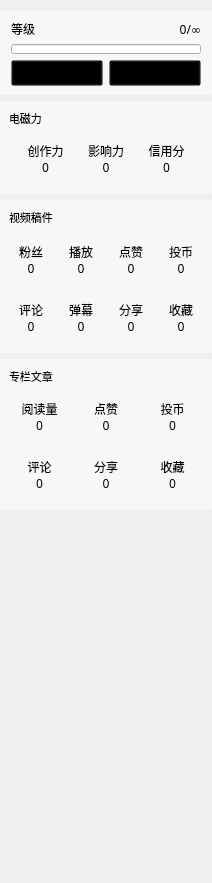
           <widget class="QWidget" name="widget_left" native="true">
            <property name="minimumSize">
             <size>
              <width>0</width>
              <height>0</height>
             </size>
            </property>
            <property name="maximumSize">
             <size>
              <width>300</width>
              <height>16777215</height>
             </size>
            </property>
            <property name="styleSheet">
             <string notr="true">QWidget#widget_left{background:#F0F5FF;border-bottom-left-radius:2px;border-right-width:1px;border-style:solid;border-color:rgba(69,104,220,0.3);}</string>
            </property>
            <layout class="QVBoxLayout" name="verticalLayout_2">
             <property name="leftMargin">
              <number>0</number>
             </property>
             <property name="topMargin">
              <number>11</number>
             </property>
             <property name="rightMargin">
              <number>0</number>
             </property>
             <item>
              <widget class="QWidget" name="widget_left_t1" native="true">
               <property name="styleSheet">
                <string notr="true">QWidget#widget_left_t1{background:rgba(255,255,255,0.5);border-bottom-right-radius:2px;}</string>
               </property>
               <layout class="QVBoxLayout" name="verticalLayout_3">
                <property name="leftMargin">
                 <number>11</number>
                </property>
                <property name="rightMargin">
                 <number>11</number>
                </property>
                <item>
                 <widget class="QWidget" name="widget_4" native="true">
                  <layout class="QHBoxLayout" name="horizontalLayout_7">
                   <property name="spacing">
                    <number>0</number>
                   </property>
                   <property name="leftMargin">
                    <number>0</number>
                   </property>
                   <property name="topMargin">
                    <number>0</number>
                   </property>
                   <property name="rightMargin">
                    <number>0</number>
                   </property>
                   <property name="bottomMargin">
                    <number>0</number>
                   </property>
                   <item>
                    <widget class="QLabel" name="label_level">
                     <property name="font">
                      <font>
                       <family>微软雅黑</family>
                      </font>
                     </property>
                     <property name="text">
                      <string>等级</string>
                     </property>
                    </widget>
                   </item>
                   <item>
                    <widget class="QLabel" name="label_exp">
                     <property name="font">
                      <font>
                       <family>微软雅黑</family>
                      </font>
                     </property>
                     <property name="text">
                      <string>0/∞</string>
                     </property>
                     <property name="alignment">
                      <set>Qt::AlignRight|Qt::AlignTrailing|Qt::AlignVCenter</set>
                     </property>
                    </widget>
                   </item>
                  </layout>
                 </widget>
                </item>
                <item>
                 <widget class="QProgressBar" name="progressBar">
                  <property name="maximumSize">
                   <size>
                    <width>16777215</width>
                    <height>10</height>
                   </size>
                  </property>
                  <property name="styleSheet">
                   <string notr="true">QProgressBar::chunk{background:qlineargradient(spread:pad,x1:0,y1:0,x2:1,y2:0,stop:0 #36d1dc,stop:1 #5b86e5);}</string>
                  </property>
                  <property name="value">
                   <number>0</number>
                  </property>
                  <property name="textVisible">
                   <bool>false</bool>
                  </property>
                 </widget>
                </item>
                <item>
                 <widget class="QWidget" name="widget_5" native="true">
                  <layout class="QHBoxLayout" name="horizontalLayout_8">
                   <property name="leftMargin">
                    <number>0</number>
                   </property>
                   <property name="topMargin">
                    <number>0</number>
                   </property>
                   <property name="rightMargin">
                    <number>0</number>
                   </property>
                   <property name="bottomMargin">
                    <number>0</number>
                   </property>
                   <item>
                    <widget class="QPushButton" name="pushButton_coin">
                     <property name="font">
                      <font>
                       <family>微软雅黑</family>
                      </font>
                     </property>
                     <property name="styleSheet">
                      <string notr="true">QPushButton{background:Transparent;text-align: left;}</string>
                     </property>
                     <property name="text">
                      <string>硬币：</string>
                     </property>
                    </widget>
                   </item>
                   <item>
                    <widget class="QPushButton" name="pushButton_balance">
                     <property name="font">
                      <font>
                       <family>微软雅黑</family>
                      </font>
                     </property>
                     <property name="styleSheet">
                      <string notr="true">QPushButton{background:Transparent;text-align: left;}</string>
                     </property>
                     <property name="text">
                      <string>电池：</string>
                     </property>
                    </widget>
                   </item>
                  </layout>
                 </widget>
                </item>
               </layout>
              </widget>
             </item>
             <item>
              <widget class="QWidget" name="widget_left_t8" native="true">
               <property name="styleSheet">
                <string notr="true">QWidget#widget_left_t8{background:rgba(255,255,255,0.5);border-bottom-right-radius:2px;}</string>
               </property>
               <layout class="QVBoxLayout" name="verticalLayout_5">
                <item>
                 <widget class="QLabel" name="label_3">
                  <property name="font">
                   <font>
                    <family>微软雅黑</family>
                    <pointsize>8</pointsize>
                   </font>
                  </property>
                  <property name="text">
                   <string>电磁力</string>
                  </property>
                 </widget>
                </item>
                <item>
                 <widget class="QWidget" name="widget_9" native="true">
                  <layout class="QHBoxLayout" name="horizontalLayout_16">
                   <item>
                    <widget class="QLabel" name="label_creative">
                     <property name="font">
                      <font>
                       <family>微软雅黑</family>
                      </font>
                     </property>
                     <property name="text">
                      <string>创作力
0</string>
                     </property>
                     <property name="alignment">
                      <set>Qt::AlignCenter</set>
                     </property>
                    </widget>
                   </item>
                   <item>
                    <widget class="QLabel" name="label_influence">
                     <property name="font">
                      <font>
                       <family>微软雅黑</family>
                      </font>
                     </property>
                     <property name="text">
                      <string>影响力
0</string>
                     </property>
                     <property name="alignment">
                      <set>Qt::AlignCenter</set>
                     </property>
                    </widget>
                   </item>
                   <item>
                    <widget class="QLabel" name="label_credit">
                     <property name="font">
                      <font>
                       <family>微软雅黑</family>
                      </font>
                     </property>
                     <property name="text">
                      <string>信用分
0</string>
                     </property>
                     <property name="alignment">
                      <set>Qt::AlignCenter</set>
                     </property>
                    </widget>
                   </item>
                  </layout>
                 </widget>
                </item>
               </layout>
              </widget>
             </item>
             <item>
              <widget class="QWidget" name="widget_left_t5" native="true">
               <property name="styleSheet">
                <string notr="true">QWidget#widget_left_t5{background:rgba(255,255,255,0.5);border-bottom-right-radius:2px;}</string>
               </property>
               <layout class="QVBoxLayout" name="verticalLayout">
                <item>
                 <widget class="QLabel" name="label">
                  <property name="font">
                   <font>
                    <family>微软雅黑</family>
                    <pointsize>8</pointsize>
                   </font>
                  </property>
                  <property name="text">
                   <string>视频稿件</string>
                  </property>
                 </widget>
                </item>
                <item>
                 <widget class="QWidget" name="widget_left_t2" native="true">
                  <property name="styleSheet">
                   <string notr="true">QWidget#widget_left_t2{background:Transparent;border-bottom-right-radius:2px;}</string>
                  </property>
                  <layout class="QHBoxLayout" name="horizontalLayout_6">
                   <property name="leftMargin">
                    <number>0</number>
                   </property>
                   <property name="topMargin">
                    <number>11</number>
                   </property>
                   <property name="rightMargin">
                    <number>0</number>
                   </property>
                   <item>
                    <widget class="QLabel" name="label_follower">
                     <property name="font">
                      <font>
                       <family>微软雅黑</family>
                      </font>
                     </property>
                     <property name="text">
                      <string>粉丝
0</string>
                     </property>
                     <property name="alignment">
                      <set>Qt::AlignCenter</set>
                     </property>
                    </widget>
                   </item>
                   <item>
                    <widget class="QLabel" name="label_view">
                     <property name="font">
                      <font>
                       <family>微软雅黑</family>
                      </font>
                     </property>
                     <property name="text">
                      <string>播放
0</string>
                     </property>
                     <property name="alignment">
                      <set>Qt::AlignCenter</set>
                     </property>
                    </widget>
                   </item>
                   <item>
                    <widget class="QLabel" name="label_like">
                     <property name="font">
                      <font>
                       <family>微软雅黑</family>
                      </font>
                     </property>
                     <property name="text">
                      <string>点赞
0</string>
                     </property>
                     <property name="alignment">
                      <set>Qt::AlignCenter</set>
                     </property>
                    </widget>
                   </item>
                   <item>
                    <widget class="QLabel" name="label_coin">
                     <property name="font">
                      <font>
                       <family>微软雅黑</family>
                      </font>
                     </property>
                     <property name="text">
                      <string>投币
0</string>
                     </property>
                     <property name="alignment">
                      <set>Qt::AlignCenter</set>
                     </property>
                    </widget>
                   </item>
                  </layout>
                 </widget>
                </item>
                <item>
                 <widget class="QWidget" name="widget_left_t3" native="true">
                  <property name="styleSheet">
                   <string notr="true">QWidget#widget_left_t3{background:Transparent;border-bottom-right-radius:2px;}</string>
                  </property>
                  <layout class="QHBoxLayout" name="horizontalLayout_9">
                   <property name="leftMargin">
                    <number>0</number>
                   </property>
                   <property name="rightMargin">
                    <number>0</number>
                   </property>
                   <item>
                    <widget class="QLabel" name="label_reply">
                     <property name="font">
                      <font>
                       <family>微软雅黑</family>
                      </font>
                     </property>
                     <property name="text">
                      <string>评论
0</string>
                     </property>
                     <property name="alignment">
                      <set>Qt::AlignCenter</set>
                     </property>
                    </widget>
                   </item>
                   <item>
                    <widget class="QLabel" name="label_danmaku">
                     <property name="font">
                      <font>
                       <family>微软雅黑</family>
                      </font>
                     </property>
                     <property name="text">
                      <string>弹幕
0</string>
                     </property>
                     <property name="alignment">
                      <set>Qt::AlignCenter</set>
                     </property>
                    </widget>
                   </item>
                   <item>
                    <widget class="QLabel" name="label_share">
                     <property name="font">
                      <font>
                       <family>微软雅黑</family>
                      </font>
                     </property>
                     <property name="text">
                      <string>分享
0</string>
                     </property>
                     <property name="alignment">
                      <set>Qt::AlignCenter</set>
                     </property>
                    </widget>
                   </item>
                   <item>
                    <widget class="QLabel" name="label_favorite">
                     <property name="font">
                      <font>
                       <family>微软雅黑</family>
                      </font>
                     </property>
                     <property name="text">
                      <string>收藏
0</string>
                     </property>
                     <property name="alignment">
                      <set>Qt::AlignCenter</set>
                     </property>
                    </widget>
                   </item>
                  </layout>
                 </widget>
                </item>
               </layout>
              </widget>
             </item>
             <item>
              <widget class="QWidget" name="widget_left_t4" native="true">
               <property name="styleSheet">
                <string notr="true">QWidget#widget_left_t4{background:rgba(255,255,255,0.5);border-bottom-right-radius:2px;}</string>
               </property>
               <layout class="QVBoxLayout" name="verticalLayout_4">
                <item>
                 <widget class="QLabel" name="label_2">
                  <property name="font">
                   <font>
                    <family>微软雅黑</family>
                    <pointsize>8</pointsize>
                   </font>
                  </property>
                  <property name="text">
                   <string>专栏文章</string>
                  </property>
                 </widget>
                </item>
                <item>
                 <widget class="QWidget" name="widget_left_t6" native="true">
                  <property name="styleSheet">
                   <string notr="true">QWidget#widget_left_t6{background:Transparent;border-bottom-right-radius:2px;}</string>
                  </property>
                  <layout class="QHBoxLayout" name="horizontalLayout_13">
                   <property name="leftMargin">
                    <number>0</number>
                   </property>
                   <property name="rightMargin">
                    <number>0</number>
                   </property>
                   <item>
                    <widget class="QLabel" name="label_artview">
                     <property name="font">
                      <font>
                       <family>微软雅黑</family>
                      </font>
                     </property>
                     <property name="text">
                      <string>阅读量
0</string>
                     </property>
                     <property name="alignment">
                      <set>Qt::AlignCenter</set>
                     </property>
                    </widget>
                   </item>
                   <item>
                    <widget class="QLabel" name="label_artlike">
                     <property name="font">
                      <font>
                       <family>微软雅黑</family>
                      </font>
                     </property>
                     <property name="text">
                      <string>点赞
0</string>
                     </property>
                     <property name="alignment">
                      <set>Qt::AlignCenter</set>
                     </property>
                    </widget>
                   </item>
                   <item>
                    <widget class="QLabel" name="label_artcoin">
                     <property name="font">
                      <font>
                       <family>微软雅黑</family>
                      </font>
                     </property>
                     <property name="text">
                      <string>投币
0</string>
                     </property>
                     <property name="alignment">
                      <set>Qt::AlignCenter</set>
                     </property>
                    </widget>
                   </item>
                  </layout>
                 </widget>
                </item>
                <item>
                 <widget class="QWidget" name="widget_left_t7" native="true">
                  <property name="styleSheet">
                   <string notr="true">QWidget#widget_left_t7{background:Transparent;border-bottom-right-radius:2px;}</string>
                  </property>
                  <layout class="QHBoxLayout" name="horizontalLayout_14">
                   <property name="leftMargin">
                    <number>0</number>
                   </property>
                   <property name="rightMargin">
                    <number>0</number>
                   </property>
                   <item>
                    <widget class="QLabel" name="label_artreply">
                     <property name="font">
                      <font>
                       <family>微软雅黑</family>
                      </font>
                     </property>
                     <property name="text">
                      <string>评论
0</string>
                     </property>
                     <property name="alignment">
                      <set>Qt::AlignCenter</set>
                     </property>
                    </widget>
                   </item>
                   <item>
                    <widget class="QLabel" name="label_artshare">
                     <property name="font">
                      <font>
                       <family>微软雅黑</family>
                      </font>
                     </property>
                     <property name="text">
                      <string>分享
0</string>
                     </property>
                     <property name="alignment">
                      <set>Qt::AlignCenter</set>
                     </property>
                    </widget>
                   </item>
                   <item>
                    <widget class="QLabel" name="label_artfav">
                     <property name="font">
                      <font>
                       <family>微软雅黑</family>
                      </font>
                     </property>
                     <property name="text">
                      <string>收藏
0</string>
                     </property>
                     <property name="alignment">
                      <set>Qt::AlignCenter</set>
                     </property>
                    </widget>
                   </item>
                  </layout>
                 </widget>
                </item>
               </layout>
              </widget>
             </item>
             <item>
              <spacer name="verticalSpacer_2">
               <property name="orientation">
                <enum>Qt::Vertical</enum>
               </property>
               <property name="sizeHint" stdset="0">
                <size>
                 <width>20</width>
                 <height>144</height>
                </size>
               </property>
              </spacer>
             </item>
             <item>
              <widget class="QWidget" name="widget_3" native="true">
               <layout class="QHBoxLayout" name="horizontalLayout_10">
                <property name="spacing">
                 <number>6</number>
                </property>
                <property name="leftMargin">
                 <number>6</number>
                </property>
                <property name="topMargin">
                 <number>6</number>
                </property>
                <property name="rightMargin">
                 <number>6</number>
                </property>
                <property name="bottomMargin">
                 <number>6</number>
                </property>
                <item>
                 <widget class="QLabel" name="label_left_b1">
                  <property name="minimumSize">
                   <size>
                    <width>200</width>
                    <height>200</height>
                   </size>
                  </property>
                  <property name="maximumSize">
                   <size>
                    <width>200</width>
                    <height>200</height>
                   </size>
                  </property>
                  <property name="text">
                   <string/>
                  </property>
                  <property name="textFormat">
                   <enum>Qt::AutoText</enum>
                  </property>
                  <property name="pixmap">
                   <pixmap resource="resources.qrc">:/images/demo1.png</pixmap>
                  </property>
                  <property name="scaledContents">
                   <bool>true</bool>
                  </property>
                  <property name="alignment">
                   <set>Qt::AlignCenter</set>
                  </property>
                  <property name="openExternalLinks">
                   <bool>false</bool>
                  </property>
                  <property name="textInteractionFlags">
                   <set>Qt::NoTextInteraction</set>
                  </property>
                 </widget>
                </item>
               </layout>
              </widget>
             </item>
            </layout>
           </widget>
